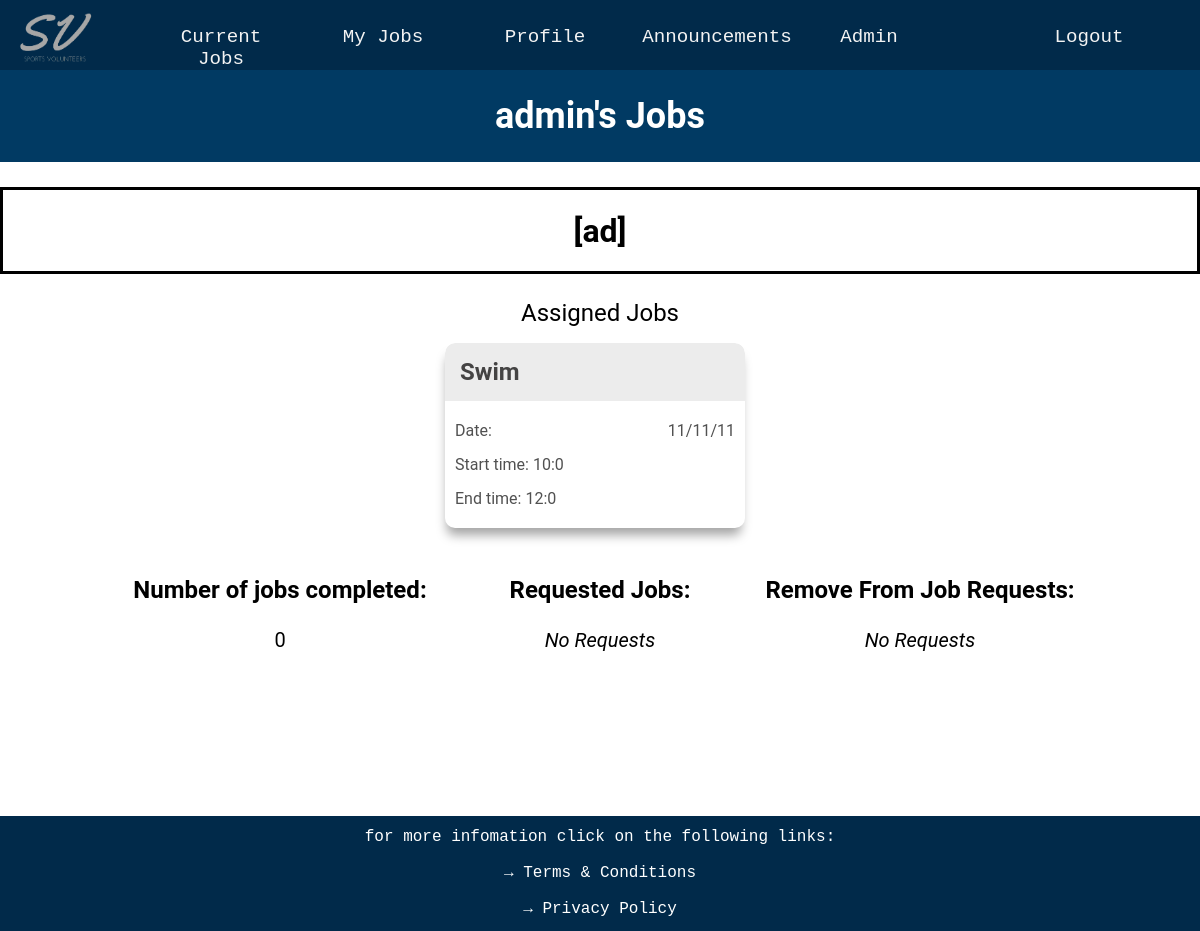
The page /my_jobs (signed in) on the database as committed earlier.
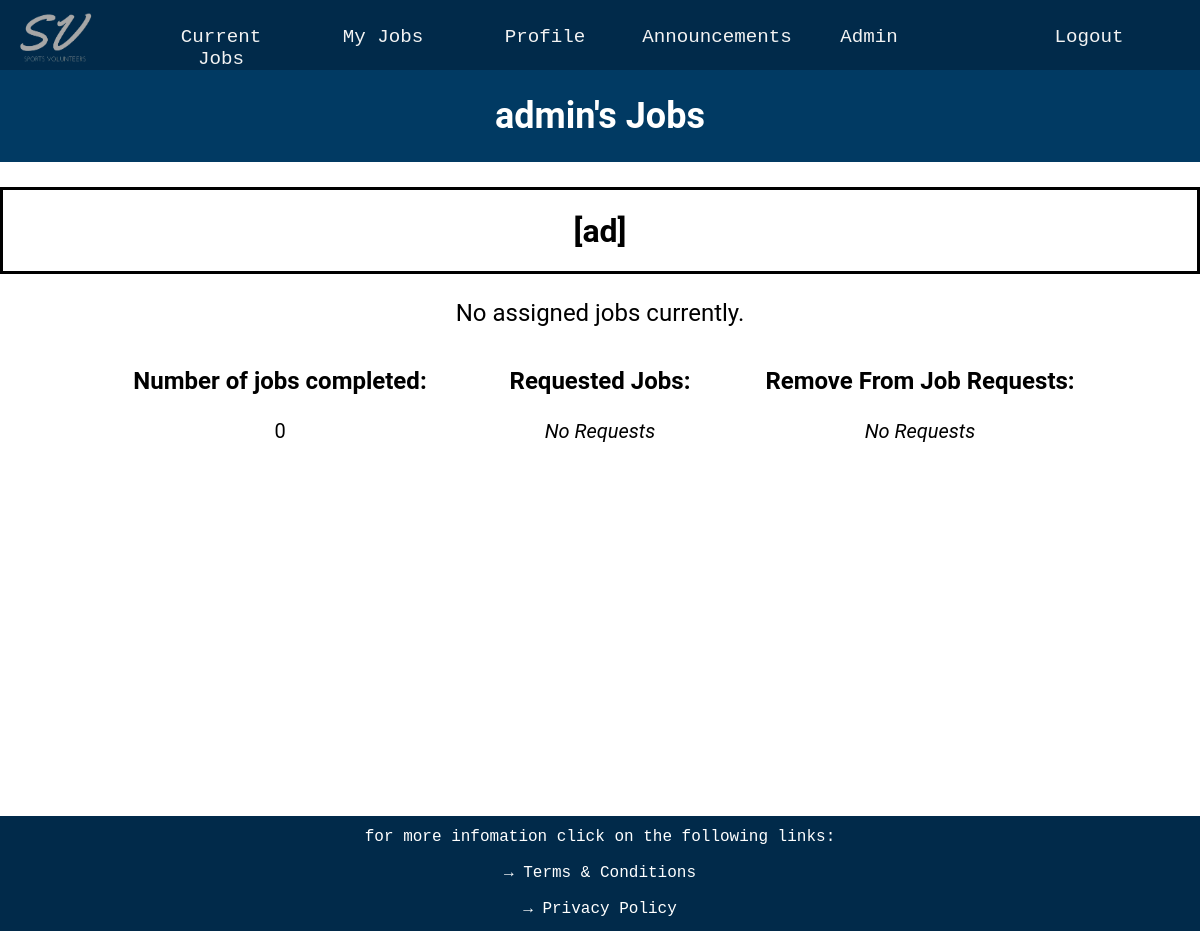
The same page on the database as committed later.
### website/databases.py (models this page shows, shortened)
class Jobs(UserMixin, db.Model):
    __tablename__ = 'jobs'
    job_id = db.Column(db.Integer, primary_key=True)
    job_name = db.Column(db.String(20))
    volunteers_needed = db.Column(db.Integer)
    volunteers_needed_left = db.Column(db.Integer)
    start_time = db.Column(db.String(20))
    end_time = db.Column(db.String(20))
    date = db.Column(db.String(20))
    job_description = db.Column(db.String(300))
    job_qualifications = db.relationship('Qualification', secondary=job_requirements,
                                         backref=db.backref('required_for_jobs', lazy='subquery'))

### website/routes.py (the view)
@app.route('/my_jobs', methods=['GET', 'POST'])
def my_jobs():
    current_user_id = current_user.get_id()
    assigned_jobs = Jobs.query.join(UserJobLink, Jobs.job_id == UserJobLink.job_id).filter(UserJobLink.user_id == current_user_id).all()
    my_remove_requests = RemoveRequests.query.filter_by(user_id=current_user_id).all()
    requested_removal_job_ids = [rem.job_id for rem in my_remove_requests]
    assigned_job_ids = []
    for assigned_job in assigned_jobs:
        assigned_job_ids.append(assigned_job.job_id)
    requested_job_ids = []
    requested_jobs = Requests.query.filter_by(user_id=current_user_id).all()
    for requested in requested_jobs:
        requested_job_ids.append(requested.job_id)
    if 'remove_request_job_id' in request.form:
        job_id_request = request.form['remove_request_job_id']
        new_request = RemoveRequests(user_id=current_user_id, job_id=job_id_request)
        db.session.add(new_request)
        db.session.commit()
        return redirect(url_for('my_jobs'))
    return render_template('my_jobs.html',assigned_jobs=assigned_jobs, assigned_job_ids=assigned_job_ids, requested_job_ids=requested_job_ids,
                           my_remove_requests=my_remove_requests, requested_removal_job_ids=requested_removal_job_ids,
                           current_user_id=current_user_id, job_table=Jobs, prescription_level = prescription_level)

### website/databases.py (called while the page is built)
    def get_id(self):
        return str(self.user_id)

### website/routes.py (called while the page is built)
@lm.user_loader
def load_user(user_id):
    return User.query.get(int(user_id))

### website/templates/my_jobs.html (shortened to what this page needs)
{% extends "layout.html" %}
{% block page_content %}
<div class="p-title-box">
    <h1 class = 'profile-title'>{{ current_user.username }}'s Jobs  </h1>
</div>
{% if prescription_level == 'free' %}
<div class="ad_top">
    <h1 class='ad_text'>[ad]</h1>
</div>
{% endif %}
<div class="timetable-boxes">
{% if assigned_jobs %}
    <p class='profile-box-text' style='font-size: 3vh;'>Assigned Jobs</p>
    {% for job in assigned_jobs %}
    <div class="job-content">
        <element onclick="togglePopup('{{ job.job_id }}')">
            <div class="job-box">
                <div class="job-name-box">
                    <div class="job-name"><b>{{ job.job_name }}</b></div>
                </div>
                <div>Date: <span>{{ job.date }}</span></div>
                <div>Start time: <span>{{ job.start_time }}</span></div>
                <div>End time: <span>{{ job.end_time }}</span></div>
            </div>
        </element>
    </div>
    {% endfor %}
{% else %}
    <p class='profile-box-text' style='font-size: 3vh;'>No assigned jobs currently.</p>
{% endif %}
</div>
<div class='info-boxes'>
    <div class='info-box'>
        <p class='info-box-header'><b>Number of jobs completed:</b></p>
        <p class='info-box-text'> {{ current_user.jobs_completed }} </p>
    </div>
    <div class='info-box'>
        <p class='info-box-header'><b>Requested Jobs:</b></p>
        {% if requested_job_ids %}
            {% for my_request in requested_job_ids %}
                <p class='info-box-text'> Job name: {{ job_table.query.filter_by(job_id=my_request).first().job_name }} </p>
            {% endfor %}
        {% else %}
            <p class='info-box-text'><i>No Requests</i></p>
        {% endif %}
    </div>
    <div class='info-box'>
        <p class='info-box-header'><b>Remove From Job Requests:</b></p>
        {% if my_remove_requests %}
            {% for remove_request in my_remove_requests %}
                <p class='info-box-text'> Job name: {{ job_table.query.filter_by(job_id=remove_request.job_id).first().job_name }} </p>
            {% endfor %}
        {% else %}
            <p class='info-box-text'><i>No Requests</i></p>
        {% endif %}
    </div>
    </div>
{% endblock %}

Rows that differ between the two databases and show on the page:
removed Jobs: job_name "Swim", date "11/11/11", start_time "10:0", end_time "12:0"
Other text that changed with them:
text no longer shown: "Assigned Jobs"
text now shown: "No assigned jobs currently."
